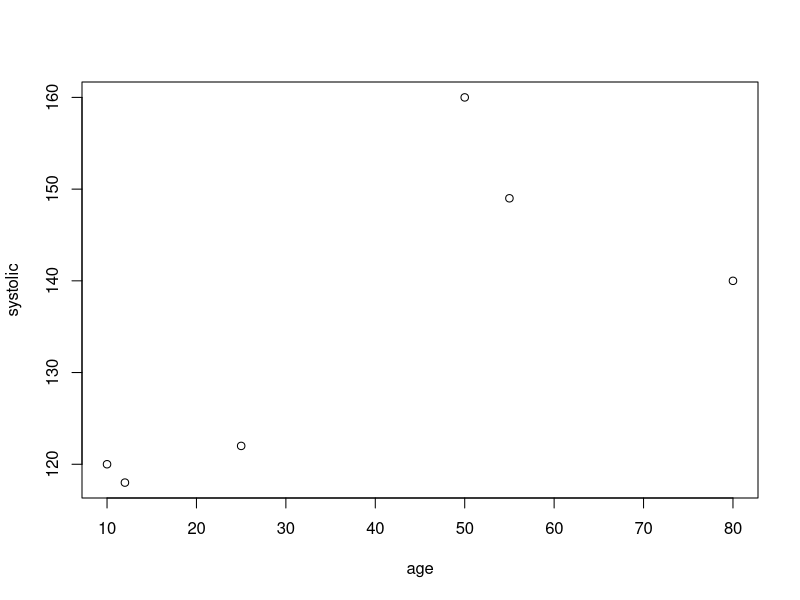
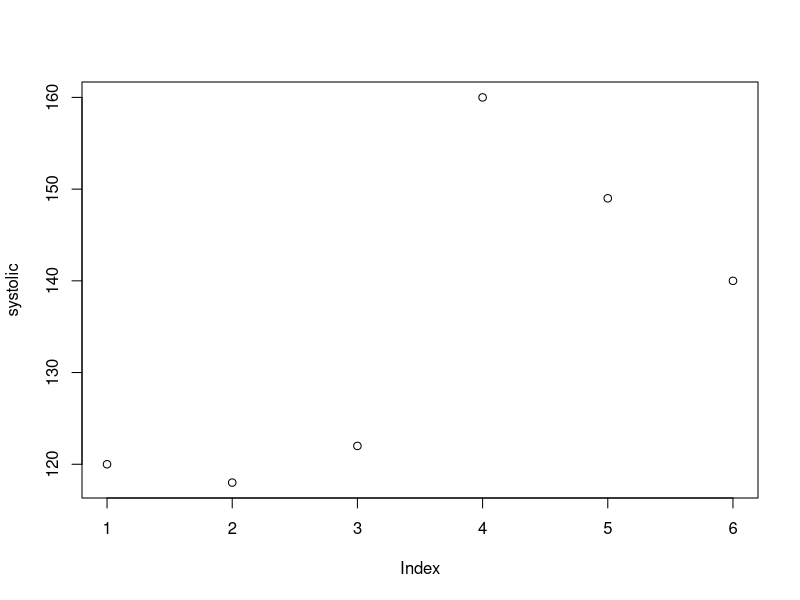
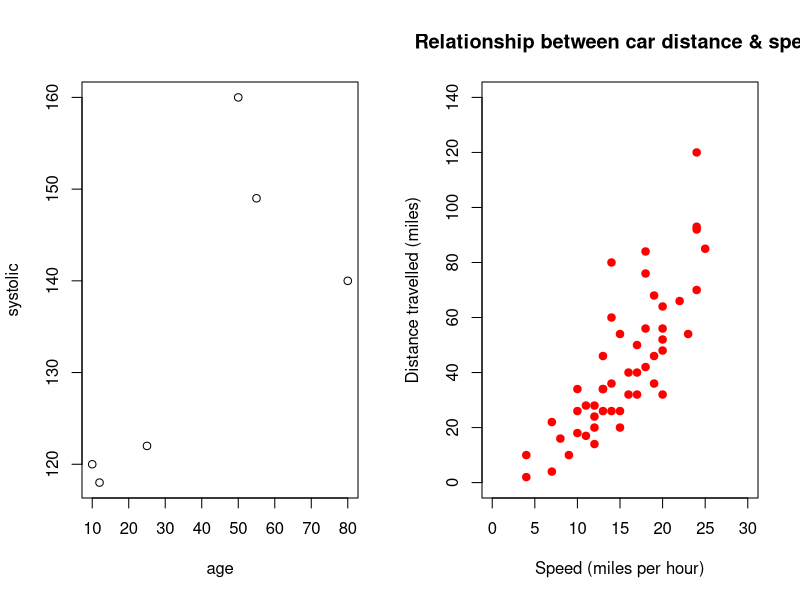
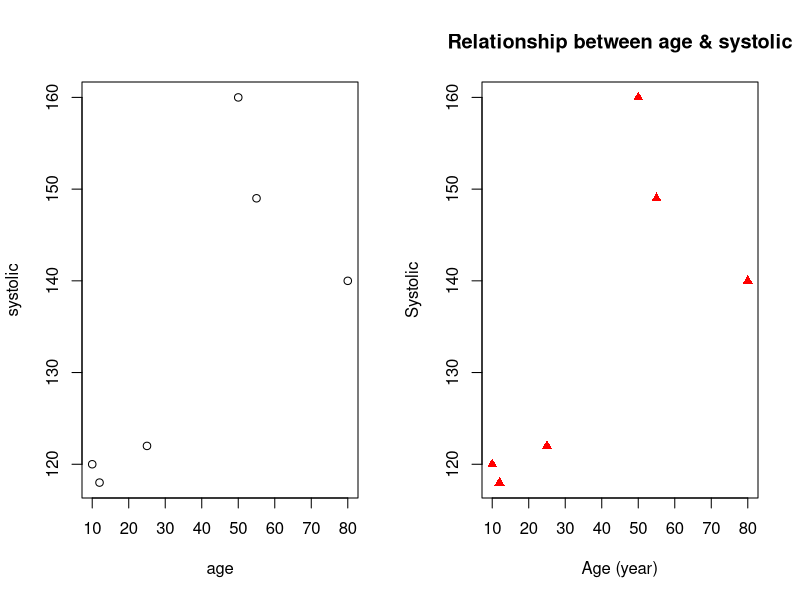

These charts were generated, in order, by the following R code:
age <- c(10, 12, 25, 50, 55, 80)
systolic <- c(120, 118, 122, 160, 149, 140)
## get information
age # just type in the name to get information
head(age) ## quick check for the first 6 elements/rows from data
length(age) ## length of a vector
summary(age)

is.numeric(age) # is it numeric or not? is.character(), is.na(), is.logical()...
is.list(age)
is.vector(age) # Is it a vector or not?
class(age)

age[c(5,2:7)] 
age[5]


dosageWeek1 <- c(2, 8, 9, 13, 25) 
dosageWeek2 <- c(1, 7, 6, 12, 23) 
dosage <- dosageWeek1 / dosageWeek2 
dosage 
summary(dosage) 

names <- c("Raymond", "Lori", "Mary", "Andrew")

id1 <- as.character(1:4)
id2 <- paste(5:8) 
paste("X", 5:8, collapse = "_") 
paste("X", 5:8, sep = "_") 
id <- c(id1, id2) 

dosage <- c("0-9g/day", "10-19", "20-29", "30+", "0-9g/day", "10-19", "20-29", "30+", "0-9g/day") 
summary(dosage) 
table(dosage)

condition <- c(FALSE, TRUE)
is.logical(condition)
typeof(condition)
x <- c(6, 3, 8, 10) 
y <- 6:9 
x == y # check if x equals to y through comparing each element 
age <- c(10, 12, 25, 50, 55, 80)
age[c(FALSE,TRUE,TRUE,TRUE,TRUE,TRUE)]

age[c(FALSE,TRUE,TRUE)] 
age[c(FALSE,TRUE,TRUE,FALSE,TRUE,TRUE)] 

age <- c(10, 12, 25, 50, 55, 80)
systolic <- c(120, 118, 122, 160, 149, 140)
age[systolic== 118]

cancer <- c(0, 1, 0, 1, 1) 
can.fac <- as.factor(cancer) 
lvls <- c("0", "1")
lvls[c(1, 2, 1, 2, 2)]


?esoph
help(esoph)
head(esoph)
tail(esoph)
x <- esoph$agegp
head(x)
is.ordered(esoph$agegp) 
is.factor(esoph$agegp) 

x <- c(1, 2, "Tom", FALSE) ## atomic
age <- c(26, 23, 38, 40) 
mtrx <- matrix(age, nrow = 2, ncol = 3)
class(mtrx)
as.matrix(x)

names <- c("Raymond", "Lori", "Mary", "Andrew") 
heightInInches <- c(67, 62, 60.01, 68) 
isFemale <- c(FALSE, TRUE, TRUE, FALSE) 

baliseList <- list(names, heightInInches, isFemale)
baliseList[[1]]
baliseList[1]

baliseNamedList <- list(names = names, 
                        height = heightInInches, 
                        isFemale = isFemale) 
as.data.frame(baliseNamedList)

class(baliseNamedList)

age <- c(10, 12, 25, 50, 55, 80)
systolic <- c(120, 118, 122, 160, 149, 140)

plot(age, systolic)
plot(systolic)

methods(plot)
par(mfrow = c(1, 2))
plot(age, systolic)

plot(cars$dist~cars$speed,
     xlim = c(0, 30),
     ylim = c(0, 140),
   #  xaxs = "i",
   #  yaxs = "i",
     main = "Relationship between car distance & speed",
     xlab = "Speed (miles per hour)",
     ylab = "Distance travelled (miles)",
     col = "red",
     pch = 19)

par(mfrow = c(1, 2))
plot(age, systolic)
plot(systolic~age,
    # xlim = c(10, 80),
    # ylim = c(100, 170),
     #  xaxs = "i",
     #  yaxs = "i",
     main = "Relationship between age & systolic",
     xlab = "Age (year)",
     ylab = "Systolic",
     col = "red",
     pch = 17)
range(age)
